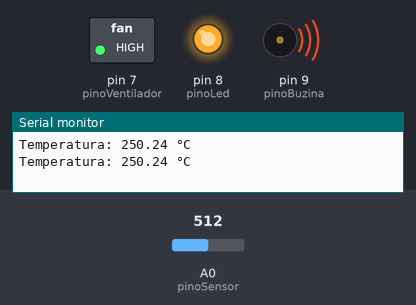
The sketch below on a simulated Arduino Uno, built with avr-gcc and run on an emulated ATmega328P. On the bench: switched loads named in the sketch (green lamp = pin HIGH), output pins drawn as LEDs (lit = HIGH), buzzer (waves = sounding), the last lines printed to the serial monitor. Inputs (shaded band) come from the test bench; at power-on: A0 (pinoSensor) = 512.

Above: at 1.8 s.
1.9 s: A0 (pinoSensor) set to 110
3.4 s: A0 (pinoSensor) set to 91
At 4.6 s:
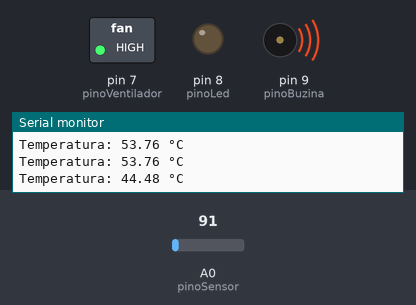
5.5 s: A0 (pinoSensor) set to 67
7.2 s: A0 (pinoSensor) set to 56
At 8.9 s:
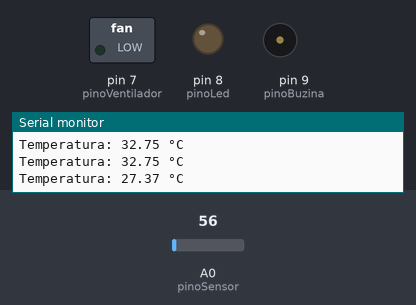
9.5 s: A0 (pinoSensor) set to 122
At 10.5 s:
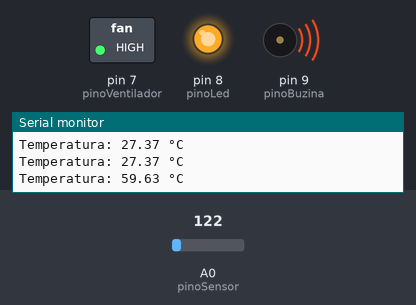
11.5 s: A0 (pinoSensor) set to 40
At 13.2 s:
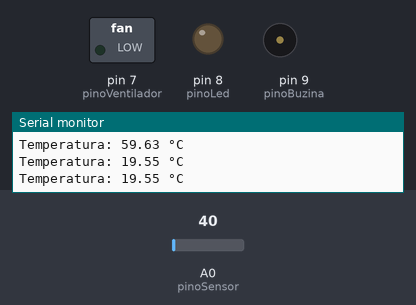
Timing chart, 0 to 14.5 s (numbered marks = the images above; inputs shaded):
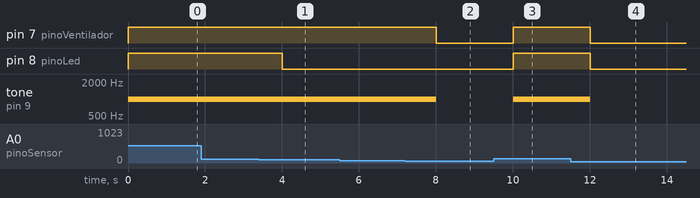

The sketch:

sensor_de_temperatura_e_alarme1.ino
```cpp
const int pinoVentilador = 7;
const int pinoLed = 8;
const int pinoBuzina = 9;
const int pinoSensor = A0;

void setup() {
  Serial.begin(9600);
  pinMode(pinoVentilador, OUTPUT);
  pinMode(pinoLed, OUTPUT);
  pinMode(pinoBuzina, OUTPUT);
}

void loop() {
  int leitura = analogRead(pinoSensor);
  float temperatura = (leitura * 5.0 / 1023.0) * 100;

  Serial.print("Temperatura: ");
  Serial.print(temperatura);
  Serial.println(" °C");

  if (temperatura >= 30 && temperatura < 50) {
    digitalWrite(pinoVentilador, HIGH);
    digitalWrite(pinoLed, LOW);
    digitalWrite(pinoBuzina, LOW);
  } else if (temperatura >= 50) {
    digitalWrite(pinoVentilador, HIGH);
    digitalWrite(pinoLed, HIGH);
    tone(pinoBuzina, 1000);
  } else {
    digitalWrite(pinoVentilador, LOW);
    digitalWrite(pinoLed, LOW);
    noTone(pinoBuzina);
  }

  delay(1000);
}
```

Measured:
- the behaviour switches between 103 and 102 on A0 (pinoSensor) (found by bisection; images 0 and 1)
- the behaviour switches between 62 and 61 on A0 (pinoSensor) (found by bisection; images 1 and 2)
- after the input at 3.4 s, pin 8 (pinoLed): HIGH → LOW after 0.60 s
- after the input at 7.2 s, pin 7 (pinoVentilador): HIGH → LOW after 0.81 s; tone on pin 9 (pinoBuzina): 1000 Hz → silent after 0.81 s
- after the input at 9.5 s, pin 7 (pinoVentilador), pin 8 (pinoLed): LOW → HIGH after 0.51 s; tone on pin 9 (pinoBuzina): silent → 1000 Hz after 0.51 s
- after the input at 11.5 s, pin 7 (pinoVentilador), pin 8 (pinoLed): HIGH → LOW after 0.51 s; tone on pin 9 (pinoBuzina): 1000 Hz → silent after 0.51 s
